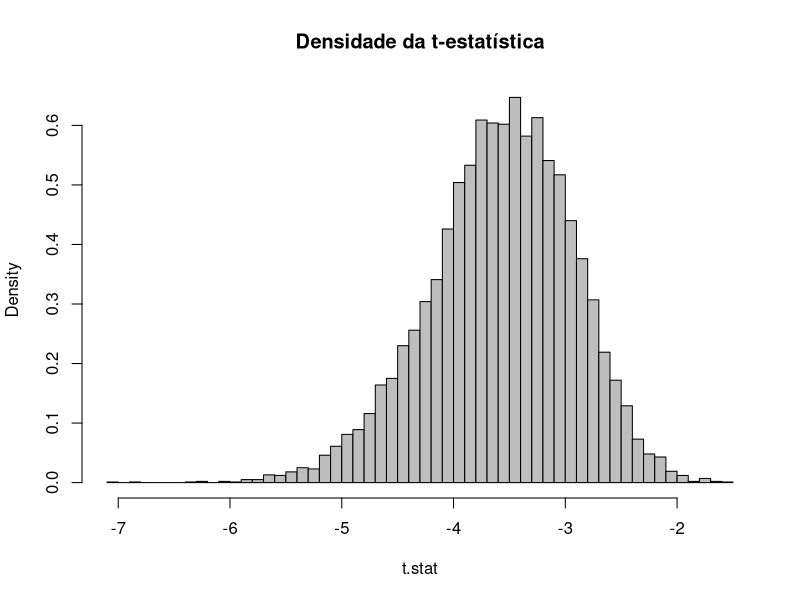
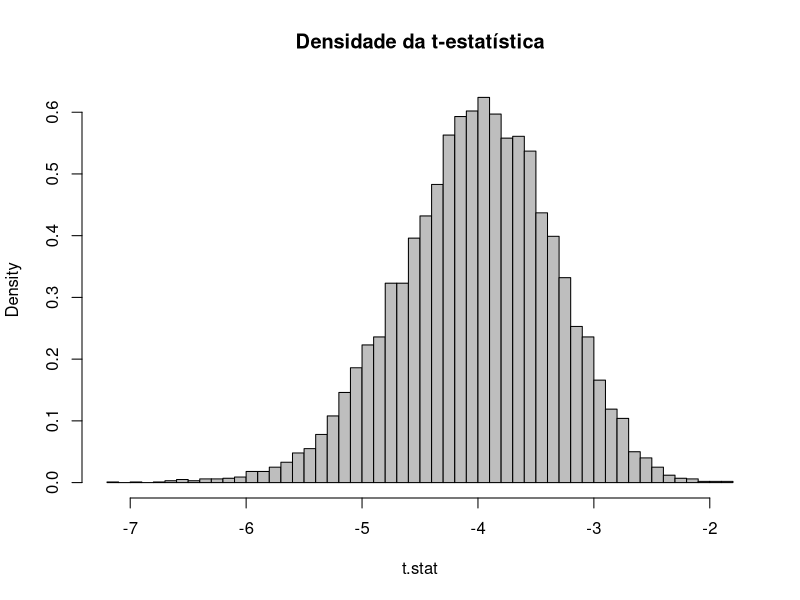
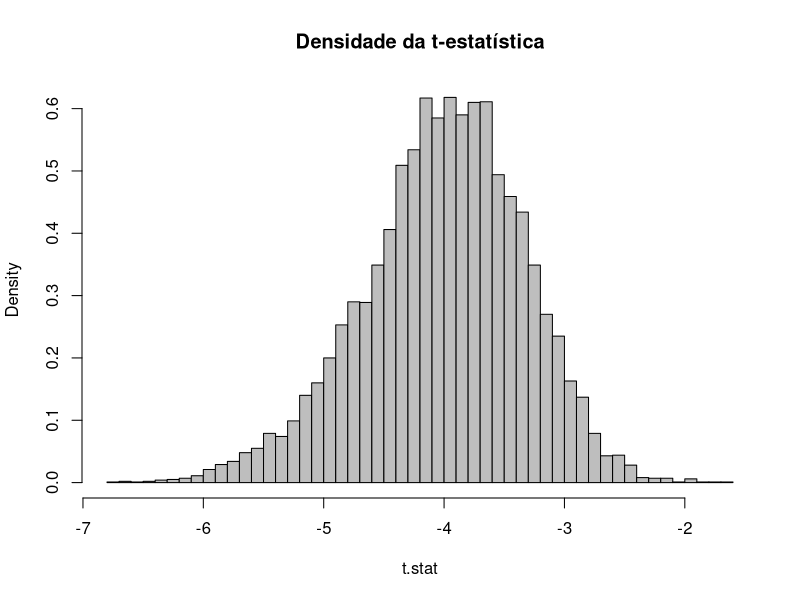
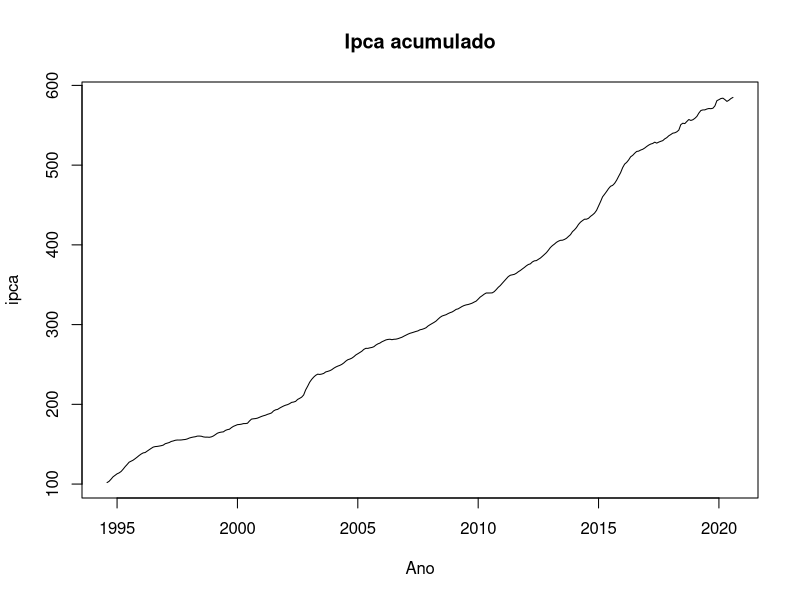
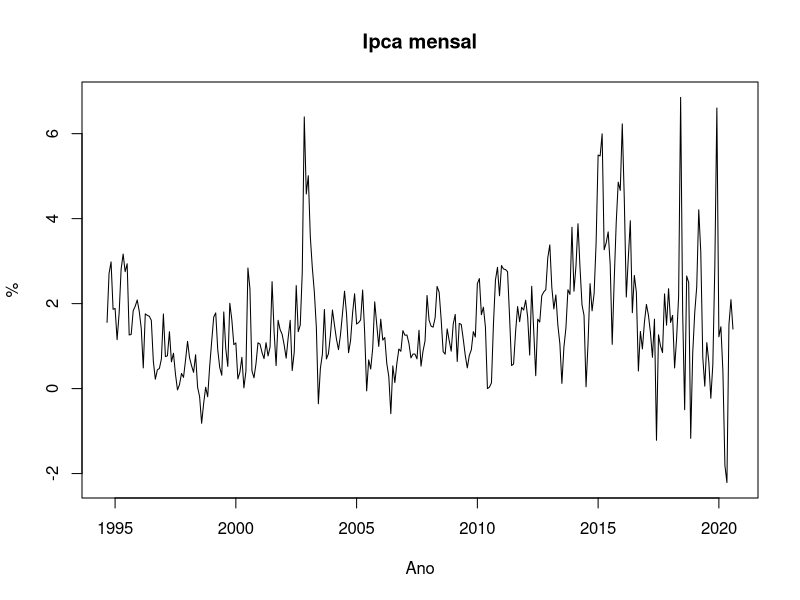
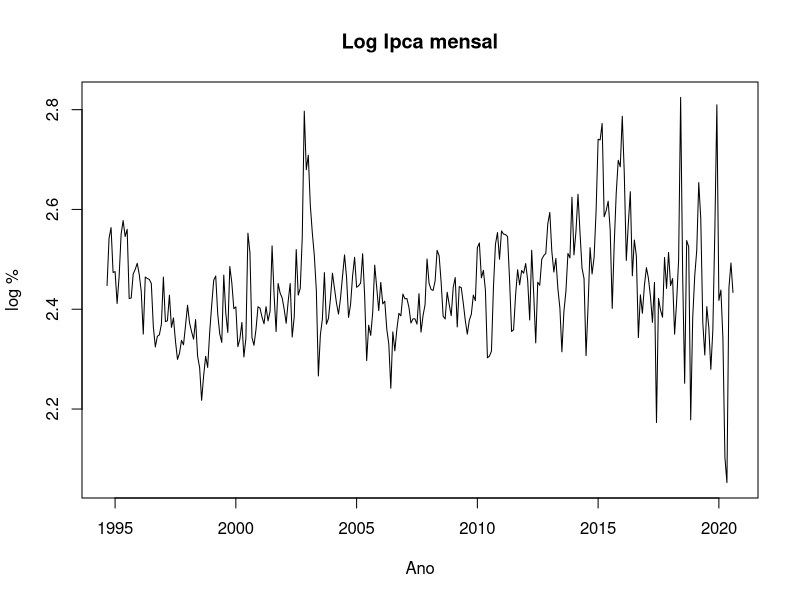
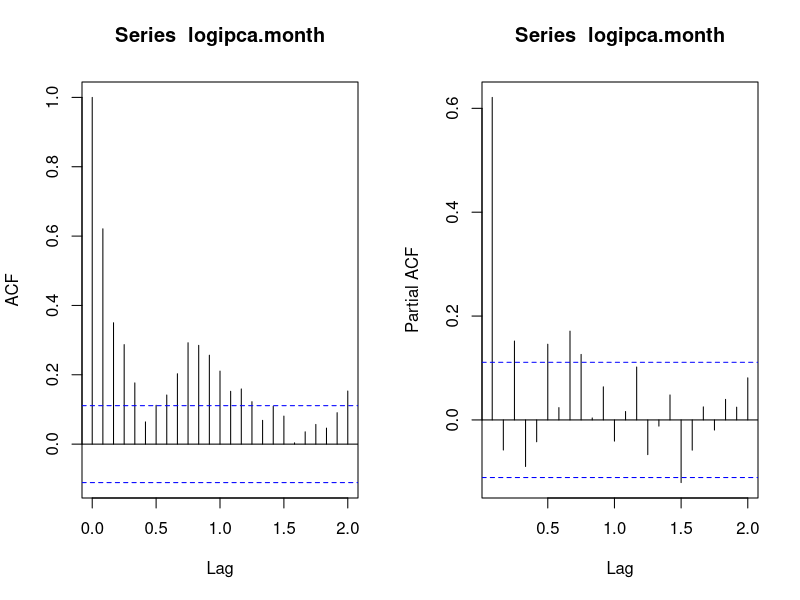
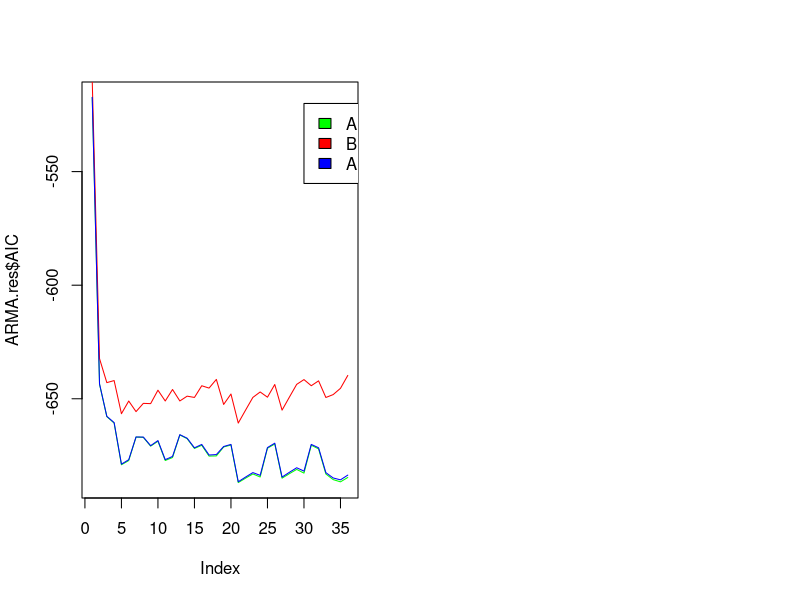

The R script that drew these images, in order:
## ---- chunk 1
library(tseries)
library(forecast)
## ---- chunk 2
df.simulation <- function(n,Tr, S, e.sd, phi, intercept = 0){
  t.stat <- c(1:S)
  for(i in 1:S){
    # Passo 1
    e <- rnorm(n + Tr, mean = 0, sd = e.sd) 
    # Passo 2
    y <- e + intercept
    for(j in (length(phi)+1):(n +Tr)){
      for(k in 1:length(phi)){
        y[j] <- phi[k]*y[(j-k)] + y[j]  
      }
    }
    # Passo 3 e 4 
    test <- adf.test(y[(n+1):(n+Tr)], k = length(phi))
    t.stat[i] = test$statistic
  }
  return(t.stat)
}
## ---- chunk 3
set.seed(10000)

n <- 50
Tr <- 100 
S <- 10000
e.sd <- 1
phi <- c(0.8)

t.stat <- df.simulation(n,Tr,S,e.sd,phi)
## ---- chunk 4
hist(t.stat, breaks = 50 , freq = F, col = 'grey', 
      main = 'Densidade da t-estatística', )
## ---- chunk 5
phi <- c(0.8,-0.4, 0.2)

t.stat <- df.simulation(n,Tr,S,e.sd,phi)
## ---- chunk 6
hist(t.stat, breaks = 50 , freq = F, col = 'grey', 
      main = 'Densidade da t-estatística', )
## ---- chunk 7
phi <- c(0.8,-0.4, 0.2)

t.stat <- df.simulation(n,Tr,S,e.sd,phi, intercept = 100)
## ---- chunk 8
hist(t.stat, breaks = 50 , freq = F, col = 'grey', 
      main = 'Densidade da t-estatística', )
## ---- chunk 9
ipca <- read.csv('ipca.csv')
ipca <- ts(ipca$ipca.acum, start = c(1994,8), end = c(2020,8), frequency = 12)
plot(ipca, main = 'Ipca acumulado', xlab = 'Ano')
## ---- chunk 10
ipca.month <- diff(ipca) 
plot(ipca.month, main = 'Ipca mensal', xlab = 'Ano', ylab = '%')
## ---- chunk 11
logipca.month <- log(ipca.month + 10)
plot(logipca.month, main = 'Log Ipca mensal', xlab = 'Ano', ylab = 'log %')
## ---- chunk 12
adf.test(logipca.month, alternative = "stationary")
## ---- chunk 13
par(mfrow = c(1,2))
acf(logipca.month, lag.max = 24)
pacf(logipca.month, lag.max = 24)
## ---- chunk 14
ARMA.res <- data.frame()
## valor máximo de p,q.
K <- trunc(log(length(ipca.month)))
L <- K
for (p in 0:K) {
    for (q in 0:K) {
        model <- Arima(y = logipca.month, order = c(p, 0, q))
        ARMA.res <- rbind(ARMA.res, c(p,q,model$aic, model$bic, model$aicc))
    }
}
names(ARMA.res) = c('p', 'q','AIC', 'BIC', 'AICC')
## ---- chunk 15
library(knitr)
kable(ARMA.res)
## ---- chunk 16
plot(ARMA.res$AIC, type = 'l', col = 'green')
lines(ARMA.res$BIC, col = 'red')
lines(ARMA.res$AICC, col = 'blue')
legend(x = 30, y = -520, legend = c('AIC', 'BIC','AICC'), fill = c('green', 'red', 'blue'))
